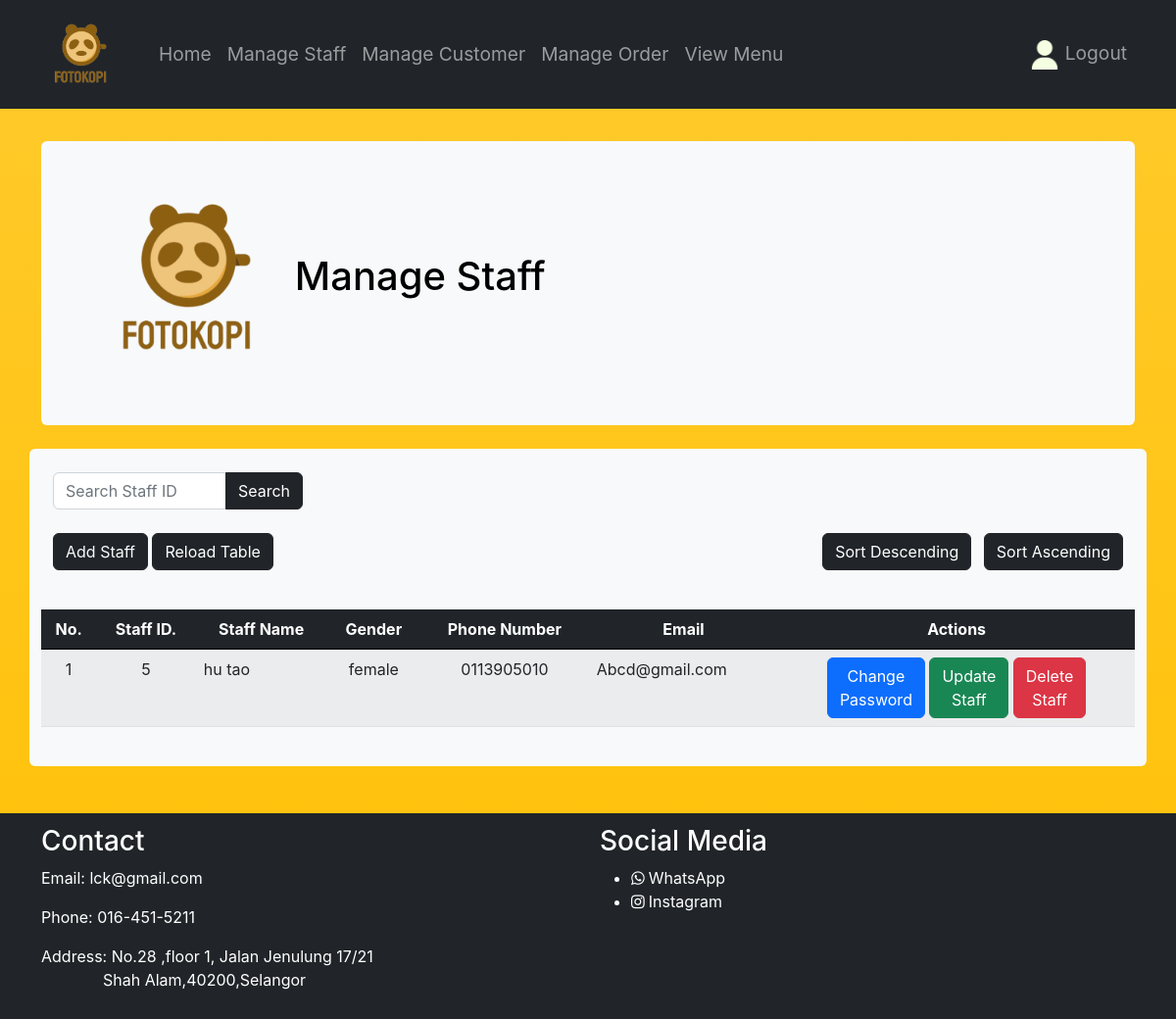
The app's page /Fotokopi/Staff_Page/manageStaff.php with its own data.
### tables this page shows
CREATE TABLE `staff` (
  `staffID` int(10) UNSIGNED NOT NULL,
  `staffName` varchar(100) NOT NULL,
  `staffGender` varchar(8) NOT NULL,
  `staffPhoneNum` varchar(20) NOT NULL,
  `staffEmail` varchar(255) NOT NULL,
  `staffPassword` varchar(255) NOT NULL
);

### Fotokopi/Staff_Page/manageStaff.php (the view, shortened to what this page needs)
<?php include('partials/menu.php');?>
    <div class="container mt-3">
        <div class="mt-4 p-5 bg-light text-bg-light rounded">
            <h1>
                <img src="../pic/Logo.png" alt="Company Logo" width="200px">
                Manage Staff
            </h1>
        </div>
    </div>
    <br>
    <div class="container bg-light rounded">
        <br>
        <div class="container">
            <form action="" method="POST">
                <div class="row">
                    <div class="col-md-3">
                        <div class="input-group">
                            <input type="text" class="form-control" placeholder="Search Staff ID" name="staffID">
                            <button class="btn btn-dark" type="submit" name="search">Search</button>
                        </div>
                    </div>
                </div>
            </form>
        </div>
        <br>
        <div class="container">
            <div class="d-flex justify-content-between align-items-center mb-3">
                <div>
                    <a href="addStaff.php" class="btn btn-dark text-light">Add Staff</a>
                    <a href="manageStaff.php" class="btn btn-dark">Reload Table</a>
                </div>
                <div>
                    <button class="btn btn-dark me-2" onclick="sortTable(1, true)">Sort Descending</button>
                    <button class="btn btn-dark" onclick="sortTable(1, false)">Sort Ascending</button>
                </div>
            </div>
        </div>
        <br>
        <table class="table table-striped">
            <thead class="table-dark">
                <tr>
                    <th class="text-center">No.</th>
                    <th class="text-center">Staff ID.</th>
                    <th class="text-center">Staff Name</th>
                    <th class="text-center">Gender</th>
                    <th class="text-center">Phone Number</th>
                    <th class="text-center">Email</th>
                    <th class="text-center">Actions</th>
                </tr>
            </thead>
            <tbody>
                <?php
                    if (isset($_POST['search'])) {
                        $searchStaffID = $_POST['staffID'];
                        $sql = "SELECT * FROM staff WHERE staffID = '$searchStaffID'";
                        $res = mysqli_query($conn, $sql);
                        if ($res == TRUE) {
                            $count = mysqli_num_rows($res);
                            $sn = 1;
                            if ($count > 0) {
                                while ($rows = mysqli_fetch_assoc($res)) {
                                    $id = $rows['staffID'];
                                    $staffName = $rows['staffName'];
                                    $gender = $rows['staffGender'];
                                    $phoneNum = $rows['staffPhoneNum'];
                                    $email = $rows['staffEmail'];
                                    ?>
                                    <tr>
                                        <td class="text-center"><?php echo $sn++; ?></td>
                                        <td class="text-center"><?php echo $id; ?></td>
                                        <td><?php echo $staffName; ?></td>
                                        <td class="text-center"><?php echo $gender; ?></td>
                                        <td class="text-center"><?php echo $phoneNum; ?></td>
                                        <td><?php echo $email; ?></td>
                                        <td class="text-center">
                                            <a href="<?php echo SITEURL;?>Staff_Page/changePasswordStaff.php?id=<?php echo $id;?>" class="btn btn-primary blueBtn">Change <br> Password</a>
                                            <a href="<?php echo SITEURL;?>Staff_Page/updateStaff.php?id=<?php echo $id;?>" class="btn btn-success greenBtn">Update <br> Staff</a>
                                            <a href="<?php echo SITEURL;?>Staff_Page/deleteStaff.php?id=<?php echo $id;?>" class="btn btn-danger redBtn">Delete <br> Staff</a>
                                        </td>
                                    </tr>
                                    <?php
                                }
                            } else {
                                echo "<tr><td colspan='6' class='text-center'>No staff found</td></tr>";
                            }
                        }
                    } else {
                        $sql = "SELECT * FROM staff";
                        $res = mysqli_query($conn, $sql);
                        if ($res == TRUE) {
                            $count = mysqli_num_rows($res);
                            $sn = 1;
                            if ($count > 0) {
                                while ($rows = mysqli_fetch_assoc($res)) {
                                    $id = $rows['staffID'];
                                    $staffName = $rows['staffName'];
                                    $gender = $rows['staffGender'];
                                    $phoneNum = $rows['staffPhoneNum'];
                                    $email = $rows['staffEmail'];
                                    ?>
                                    <tr>
                                        <td class="text-center"><?php echo $sn++; ?></td>
                                        <td class="text-center"><?php echo $id; ?></td>
                                        <td><?php echo $staffName; ?></td>
                                        <td class="text-center"><?php echo $gender; ?></td>
                                        <td class="text-center"><?php echo $phoneNum; ?></td>
                                        <td><?php echo $email; ?></td>
                                        <td class="text-center">
                                            <a href="<?php echo SITEURL;?>Staff_Page/changePasswordStaff.php?id=<?php echo $id;?>" class="btn btn-primary blueBtn">Change <br> Password</a>
                                            <a href="<?php echo SITEURL;?>Staff_Page/updateStaff.php?id=<?php echo $id;?>" class="btn btn-success greenBtn">Update <br> Staff</a>
                                            <a href="<?php echo SITEURL;?>Staff_Page/deleteStaff.php?id=<?php echo $id;?>" class="btn btn-danger redBtn">Delete <br> Staff</a>
                                        </td>
                                    </tr>
                                    <?php
                                }
                            } else {
                                echo "<tr><td colspan='6' class='text-center'>No staff found</td></tr>";
                            }
                        }
                    }
                ?>
            </tbody>
        </table>
        <br>
    </div>
    <br><br>
<?php include('partials/footer.php');?>

### Fotokopi/Staff_Page/staff.css (style rules this page uses)
* { margin: 0; padding: 0; font-family: -apple-system, BlinkMacSystemFont, 'Segoe UI', Roboto, Oxygen, Ubuntu, Cantarell, 'Open Sans', 'Helvetica Neue', sans-serif; }
.greenBtn { color: white; text-decoration: none; }
.redBtn { color: white; text-decoration: none; }
.blueBtn { color: white; text-decoration: none; }
tr th { border-bottom: 1px solid black; padding: 1%; text-align: left; }
table tr td { padding: 1%; }

### records on screen
staff: staffID "5", staffName "hu tao", staffGender "female", staffPhoneNum "0113905010", staffEmail "Abcd@gmail.com"
